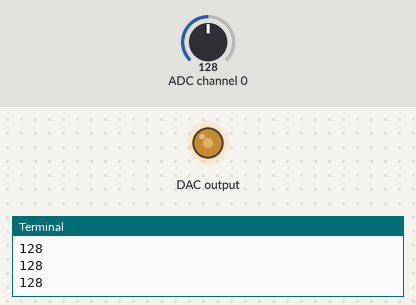
Recording of a program running on a simulated Raspberry Pi (BCM pin numbers). Shown: output pins drawn as LEDs (lit = HIGH), the last lines printed to the terminal. Inputs (shaded band) come from the test bench; at power-on: ADC channel 0 = 128 (analog values on the 0–255 scale). Library files of the repository ran but are not shown: PCF8591.py.

Above: at 1.2 s.
1.3 s: ADC channel 0 set to 178
At 2.0 s:
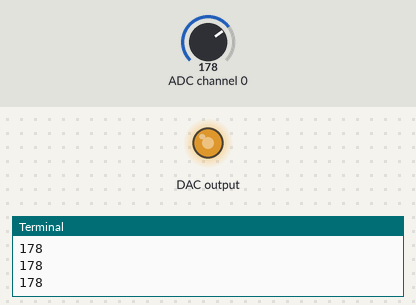
2.8 s: ADC channel 0 set to 224
At 3.1 s:
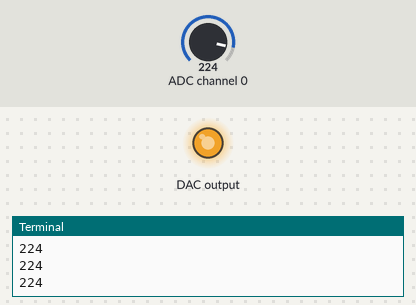
4.3 s: ADC channel 0 set to 30
At 5.4 s:
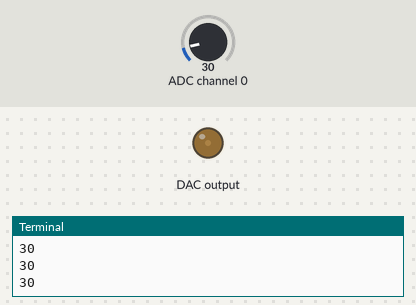
5.8 s: ADC channel 0 set to 0
At 6.6 s:
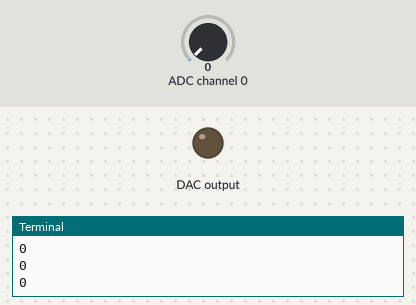
Timing chart, 0 to 8.3 s (numbered marks = the images above; inputs shaded):
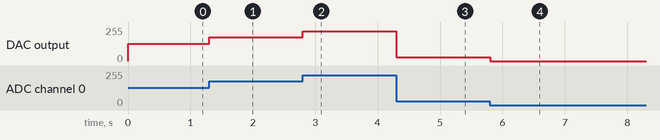

The program:

12main.py
```python
import PCF8591 as ADC


def makerobo_setup():
    ADC.setup(0x48)


def loop():
    while True:
        print(ADC.read(0))
        ADC.write(ADC.read(0))


def destory():
    ADC.write(0)


if __name__ == '__main__':
    try:
        makerobo_setup()
        loop()
    except KeyboardInterrupt:
        destory()
```

Measured:
- after the input at 1.3 s, DAC output: 128/255 → 178/255 at once
- after the input at 2.8 s, DAC output: 178/255 → 224/255 at once
- after the input at 4.3 s, DAC output: 224/255 → 30/255 at once
- after the input at 5.8 s, DAC output: 30/255 → 0/255 at once
